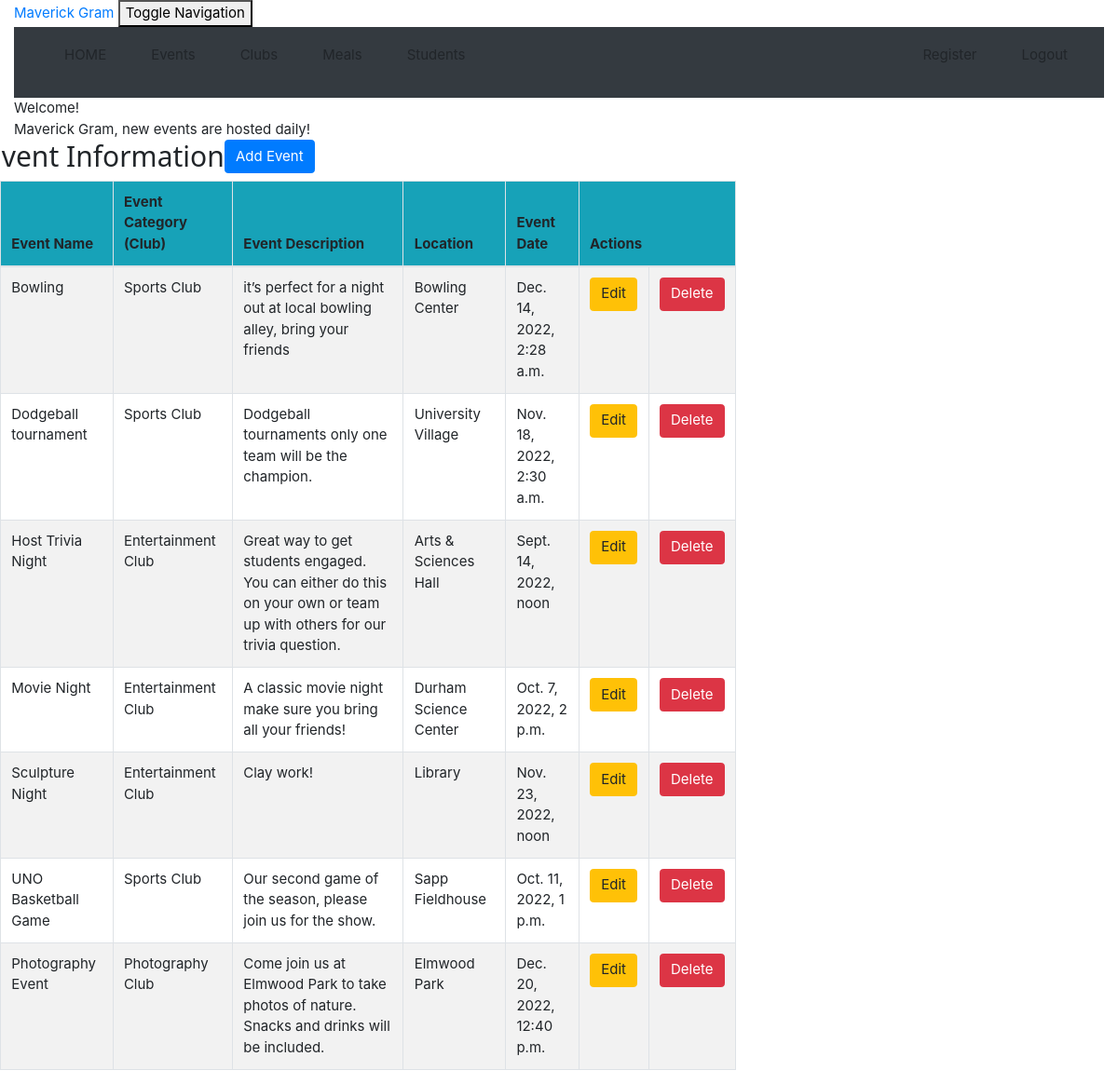
The page /event_list (signed in) on the database as committed earlier.
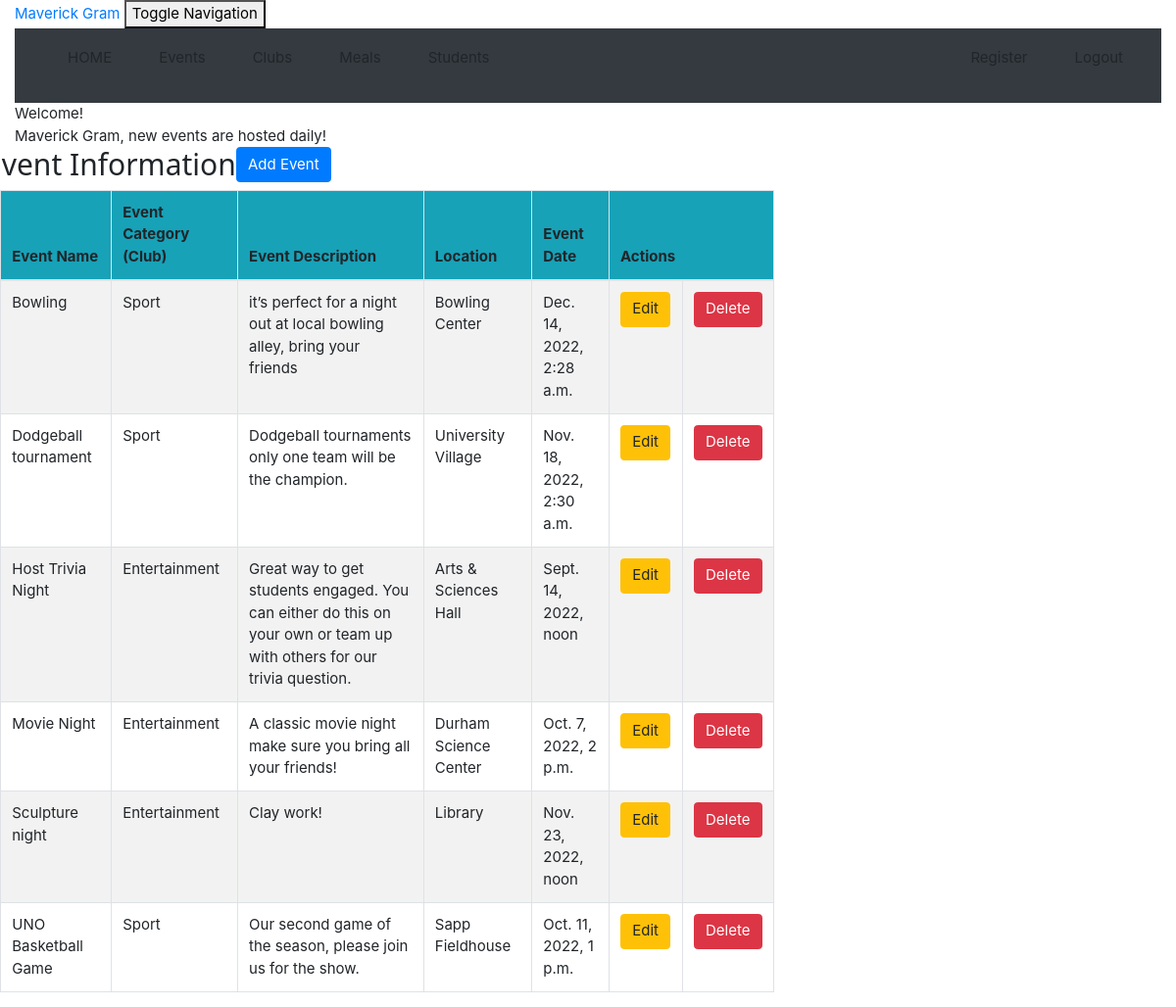
The same page on the database as committed later.
### crm/models.py (models this page shows, shortened)
class Event(models.Model):
    Club = models.ForeignKey(Club, on_delete=models.CASCADE, related_name='clubs')
    event_name = models.CharField(max_length=50)
    event_category = models.CharField(max_length=100)
    description = models.TextField()
    location = models.CharField(max_length=200)
    event_date = models.DateTimeField(default=timezone.now)

### crm/views.py (the view)
# urls.py: path('event_list', views.event_list, name='event_list'),
@login_required
def event_list(request):
    event = Event.objects.filter()
    return render(request, 'crm/event_list.html',
                  {'events': event})

### crm/templates/crm/event_list.html (shortened to what this page needs)
<!DOCTYPE html>
{% extends 'crm/base.html' %}
{% block content %}
    {% load humanize %}
    <head>
    </head>
    <body class="bodylist">
    <div class="container">
        <div class="panel panel-primary">
            <div class="panel-heading">Welcome!</div>
            <div class="panel-body">
                Maverick Gram, new  events are hosted daily!
            </div>
        </div>
    </div>
    <div class="row">
        <h2>Event Information</h2>
        <td>  <a href="http://127.0.0.1:8000/admin/crm/event/add/"><span
                class="btn btn-primary">Add Event</span></a></td>
    </div>
    <div>
        <table class="table table-striped table-bordered table-hover w-auto">
            <thead>
            <tr class="bg-info">
                <th>Event Name</th>
                <th>Event Category (Club)</th>
                <th>Event Description</th>
                <th>Location</th>
                <th>Event Date</th>
                <th colspan="2">Actions</th>
            </tr>
            </thead>
            <tbody>
            {% for event in events %}
                <tr>
                    <td>{{ event.event_name }}</td>
                    <td>{{ event.event_category }}</td>
                    <td>{{ event.description }}</td>
                    <td>{{ event.location }}</td>
                    <td>{{ event.event_date }}</td>
                    <td><a href="{% url 'crm:event_edit' pk=event.pk %}"
                           class="btn btn-warning">Edit</a>
                    </td>
                    <td><a href="{% url 'crm:event_delete' pk=event.pk %}"
                           onclick="return confirm('Are you sure you want to delete?')"
                           class="btn btn-danger">Delete</a>
                    </td>
                </tr>
            {% endfor %}
            </tbody>
        </table>
    </div>
    </body>
{% endblock %}

Rows that differ between the two databases and show on the page:
removed Event: event_name "Photography Event", event_category "Photography Club", description "Come join us at Elmwood Park to take photos of nature. Snacks and drinks will be included.", location "Elmwood Park", event_date "Dec. 20, 2022, 12:40 p.m."
changed Event "Bowling": event_category "Sports Club" → "Sport"
changed Event "Dodgeball tournament": event_category "Sports Club" → "Sport"
changed Event "Host Trivia Night": event_category "Entertainment Club" → "Entertainment"
changed Event "Movie Night": event_category "Entertainment Club" → "Entertainment"
changed Event "Clay work!": event_name "Sculpture Night" → "Sculpture night"; event_category "Entertainment Club" → "Entertainment"
changed Event "UNO Basketball Game": event_category "Sports Club" → "Sport"
